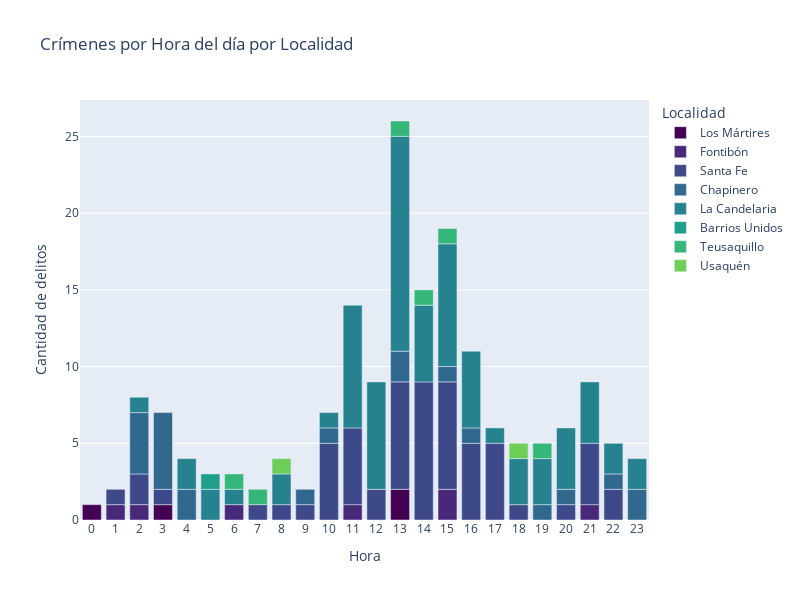

The code cell stored with this chart in its notebook:
### Code cell
hourly_loc_crimes_df = crimesperhourperloc(df_crimes).sort_values(by='HORA', ascending=True)

fig = px.bar(hourly_loc_crimes_df, x=hourly_loc_crimes_df["HORA"], y=hourly_loc_crimes_df["FRECUENCIA"], 
             color='Localidad',
             title='Crímenes por Hora del día por Localidad',
             category_orders={"HORA": [0,1,2,3,4,5,6,7,8,9,10,11,12,13,14,15,16,17,18,19,20,21,22,23]},
             width=800, 
             height=600,
             color_discrete_sequence=px.colors.sequential.Viridis,
             labels={'FRECUENCIA':'Cantidad de delitos','HORA':'Hora'})
fig.update_xaxes(type='category')
fig.show()

### Figure 1 — Plotly figure (JSON) as saved in the notebook; plotly's stock layout.template omitted (floating-point values rounded to 4 significant figures)
{"data": [{"alignmentgroup": "True", "hovertemplate": "Localidad=Los Mártires<br>Hora=%{x}<br>Cantidad de delitos=%{y}<extra></extra>", "legendgroup": "Los Mártires", "marker": {"color": "#440154", "pattern": {"shape": ""}}, "name": "Los Mártires", "offsetgroup": "Los Mártires", "orientation": "v", "showlegend": true, "textposition": "auto", "type": "bar", "x": [0, 3, 13], "xaxis": "x", "y": [1, 1, 2], "yaxis": "y"}, {"alignmentgroup": "True", "hovertemplate": "Localidad=Fontibón<br>Hora=%{x}<br>Cantidad de delitos=%{y}<extra></extra>", "legendgroup": "Fontibón", "marker": {"color": "#482878", "pattern": {"shape": ""}}, "name": "Fontibón", "offsetgroup": "Fontibón", "orientation": "v", "showlegend": true, "textposition": "auto", "type": "bar", "x": [1, 2, 6, 11, 15, 21], "xaxis": "x", "y": [1, 1, 1, 1, 2, 1], "yaxis": "y"}, {"alignmentgroup": "True", "hovertemplate": "Localidad=Santa Fe<br>Hora=%{x}<br>Cantidad de delitos=%{y}<extra></extra>", "legendgroup": "Santa Fe", "marker": {"color": "#3e4989", "pattern": {"shape": ""}}, "name": "Santa Fe", "offsetgroup": "Santa Fe", "orientation": "v", "showlegend": true, "textposition": "auto", "type": "bar", "x": [1, 2, 3, 7, 8, 9, 10, 11, 12, 13, 14, 15, 16, 17, 18, 20, 21, 22], "xaxis": "x", "y": [1, 2, 1, 1, 1, 1, 5, 5, 2, 7, 9, 7, 5, 5, 1, 1, 4, 2], "yaxis": "y"}, {"alignmentgroup": "True", "hovertemplate": "Localidad=Chapinero<br>Hora=%{x}<br>Cantidad de delitos=%{y}<extra></extra>", "legendgroup": "Chapinero", "marker": {"color": "#31688e", "pattern": {"shape": ""}}, "name": "Chapinero", "offsetgroup": "Chapinero", "orientation": "v", "showlegend": true, "textposition": "auto", "type": "bar", "x": [2, 3, 4, 9, 10, 13, 15, 16, 19, 20, 22, 23], "xaxis": "x", "y": [4, 5, 2, 1, 1, 2, 1, 1, 1, 1, 1, 2], "yaxis": "y"}, {"alignmentgroup": "True", "hovertemplate": "Localidad=La Candelaria<br>Hora=%{x}<br>Cantidad de delitos=%{y}<extra></extra>", "legendgroup": "La Candelaria", "marker": {"color": "#26828e", "pattern": {"shape": ""}}, "name": "La Candelaria", "offsetgroup": "La Candelaria", "orientation": "v", "showlegend": true, "textposition": "auto", "type": "bar", "x": [2, 4, 5, 6, 8, 10, 11, 12, 13, 14, 15, 16, 17, 18, 19, 20, 21, 22, 23], "xaxis": "x", "y": [1, 2, 2, 1, 2, 1, 8, 7, 14, 5, 8, 5, 1, 3, 3, 4, 4, 2, 2], "yaxis": "y"}, {"alignmentgroup": "True", "hovertemplate": "Localidad=Barrios Unidos<br>Hora=%{x}<br>Cantidad de delitos=%{y}<extra></extra>", "legendgroup": "Barrios Unidos", "marker": {"color": "#1f9e89", "pattern": {"shape": ""}}, "name": "Barrios Unidos", "offsetgroup": "Barrios Unidos", "orientation": "v", "showlegend": true, "textposition": "auto", "type": "bar", "x": [5], "xaxis": "x", "y": [1], "yaxis": "y"}, {"alignmentgroup": "True", "hovertemplate": "Localidad=Teusaquillo<br>Hora=%{x}<br>Cantidad de delitos=%{y}<extra></extra>", "legendgroup": "Teusaquillo", "marker": {"color": "#35b779", "pattern": {"shape": ""}}, "name": "Teusaquillo", "offsetgroup": "Teusaquillo", "orientation": "v", "showlegend": true, "textposition": "auto", "type": "bar", "x": [6, 7, 13, 14, 15, 19], "xaxis": "x", "y": [1, 1, 1, 1, 1, 1], "yaxis": "y"}, {"alignmentgroup": "True", "hovertemplate": "Localidad=Usaquén<br>Hora=%{x}<br>Cantidad de delitos=%{y}<extra></extra>", "legendgroup": "Usaquén", "marker": {"color": "#6ece58", "pattern": {"shape": ""}}, "name": "Usaquén", "offsetgroup": "Usaquén", "orientation": "v", "showlegend": true, "textposition": "auto", "type": "bar", "x": [8, 18], "xaxis": "x", "y": [1, 1], "yaxis": "y"}], "layout": {"barmode": "relative", "height": 600, "legend": {"title": {"text": "Localidad"}, "tracegroupgap": 0}, "title": {"text": "Crímenes por Hora del día por Localidad"}, "width": 800, "xaxis": {"anchor": "y", "categoryarray": [0, 1, 2, 3, 4, 5, 6, 7, 8, 9, 10, 11, 12, 13, 14, 15, 16, 17, 18, 19, 20, 21, 22, 23], "categoryorder": "array", "domain": [0, 1], "title": {"text": "Hora"}, "type": "category"}, "yaxis": {"anchor": "x", "domain": [0, 1], "title": {"text": "Cantidad de delitos"}}}}
